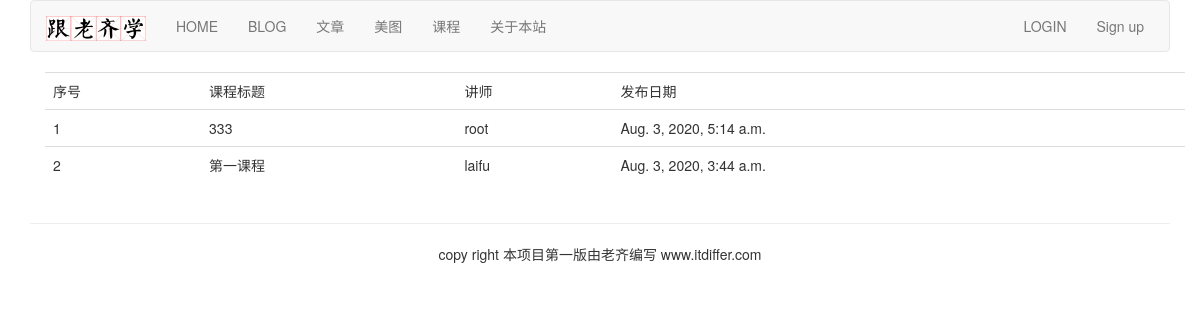
/course/course-list/, run on the app's committed database.
### course/models.py (models this page shows, shortened)
class Course(models.Model):
    user = models.ForeignKey(User, on_delete=models.CASCADE, related_name='courses_user')
    title = models.CharField(max_length=200)
    slug = models.SlugField(max_length=200, unique=True)
    overview = models.TextField()
    created = models.DateTimeField(auto_now_add=True)
    student = models.ManyToManyField(User, related_name="courses_joined", blank=True)
    class Meta:
        ordering = ('-created',)

### course/views.py (the view)
# urls.py: path('course-list/', CourseListView.as_view(), name="course_list"),
class CourseListView(ListView):
    model = Course  # 没有使用Course.objects.all()，而是用语句④的方式非常简洁地表达了。
    context_object_name = "courses"  # 声明了传入模板中的变量名称
    template_name = 'course/course_list.html'

### templates/course/course_list.html (shortened to what this page needs)
{% extends "base.html" %}
{% block content %}
<div class="container">
    <table class="table table-hover">
        <tr>
            <td>序号</td>
            <td>课程标题</td>
            <td>讲师</td>
            <td>发布日期</td>
        </tr>
        {% for course in courses %}
        <tr id={{ forloop.counter }}>
            <td>{{ forloop.counter }}</td>
            <td>{{ course.title }}</td>
            <td>{{ course.user.username }}</td>
            <td>{{ course.created }}</td>
        </tr>
        {% endfor %}
    </table>
</div>
{% endblock %}

### data on the page
Course: title "333", user.username "root", created "Aug. 3, 2020, 5:14 a.m."
Course: title "第一课程", user.username "laifu", created "Aug. 3, 2020, 3:44 a.m."
